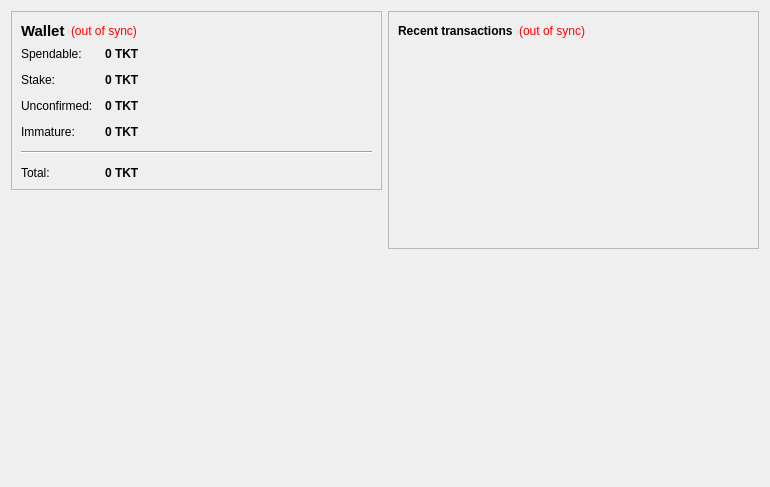
<?xml version="1.0" encoding="UTF-8"?>
<ui version="4.0">
 <class>OverviewPage</class>
 <widget class="QWidget" name="OverviewPage">
  <property name="geometry">
   <rect>
    <x>0</x>
    <y>0</y>
    <width>770</width>
    <height>487</height>
   </rect>
  </property>
  <property name="windowTitle">
   <string>Form</string>
  </property>
  <layout class="QHBoxLayout" name="horizontalLayout" stretch="1,1">
   <item>
    <layout class="QVBoxLayout" name="verticalLayout_2">
     <item>
      <widget class="QFrame" name="frame">
       <property name="frameShape">
        <enum>QFrame::StyledPanel</enum>
       </property>
       <property name="frameShadow">
        <enum>QFrame::Raised</enum>
       </property>
       <layout class="QVBoxLayout" name="verticalLayout_4">
        <item>
         <layout class="QHBoxLayout" name="horizontalLayout_4">
          <item>
           <widget class="QLabel" name="label_5">
            <property name="font">
             <font>
              <pointsize>11</pointsize>
              <weight>75</weight>
              <bold>true</bold>
             </font>
            </property>
            <property name="text">
             <string>Wallet</string>
            </property>
           </widget>
          </item>
          <item>
           <widget class="QLabel" name="labelWalletStatus">
            <property name="toolTip">
             <string>The displayed information may be out of date. Your wallet automatically synchronizes with the Ticketcoin network after a connection is established, but this process has not completed yet.</string>
            </property>
            <property name="styleSheet">
             <string notr="true">QLabel { color: red; }</string>
            </property>
            <property name="text">
             <string notr="true">(out of sync)</string>
            </property>
            <property name="alignment">
             <set>Qt::AlignLeading|Qt::AlignLeft|Qt::AlignVCenter</set>
            </property>
           </widget>
          </item>
          <item>
           <spacer name="horizontalSpacer_2">
            <property name="orientation">
             <enum>Qt::Horizontal</enum>
            </property>
            <property name="sizeHint" stdset="0">
             <size>
              <width>40</width>
              <height>20</height>
             </size>
            </property>
           </spacer>
          </item>
         </layout>
        </item>
        <item>
         <layout class="QFormLayout" name="formLayout_2">
          <property name="fieldGrowthPolicy">
           <enum>QFormLayout::AllNonFixedFieldsGrow</enum>
          </property>
          <property name="horizontalSpacing">
           <number>12</number>
          </property>
          <property name="verticalSpacing">
           <number>12</number>
          </property>
          <item row="0" column="0">
           <widget class="QLabel" name="label">
            <property name="text">
             <string>Spendable:</string>
            </property>
           </widget>
          </item>
          <item row="0" column="1">
           <widget class="QLabel" name="labelBalance">
            <property name="font">
             <font>
              <weight>75</weight>
              <bold>true</bold>
             </font>
            </property>
            <property name="cursor">
             <cursorShape>IBeamCursor</cursorShape>
            </property>
            <property name="toolTip">
             <string>Your current spendable balance</string>
            </property>
            <property name="text">
             <string notr="true">0 TKT</string>
            </property>
            <property name="textInteractionFlags">
             <set>Qt::LinksAccessibleByMouse|Qt::TextSelectableByKeyboard|Qt::TextSelectableByMouse</set>
            </property>
           </widget>
          </item>
          <item row="1" column="0">
           <widget class="QLabel" name="label_6">
            <property name="text">
             <string>Stake:</string>
            </property>
           </widget>
          </item>
          <item row="1" column="1">
           <widget class="QLabel" name="labelStake">
            <property name="font">
             <font>
              <weight>75</weight>
              <bold>true</bold>
             </font>
            </property>
            <property name="cursor">
             <cursorShape>IBeamCursor</cursorShape>
            </property>
            <property name="toolTip">
             <string>Total of coins that was staked, and do not yet count toward the current balance</string>
            </property>
            <property name="text">
             <string notr="true">0 TKT</string>
            </property>
            <property name="textInteractionFlags">
             <set>Qt::LinksAccessibleByMouse|Qt::TextSelectableByKeyboard|Qt::TextSelectableByMouse</set>
            </property>
           </widget>
          </item>
          <item row="2" column="0">
           <widget class="QLabel" name="label_3">
            <property name="text">
             <string>Unconfirmed:</string>
            </property>
           </widget>
          </item>
          <item row="2" column="1">
           <widget class="QLabel" name="labelUnconfirmed">
            <property name="font">
             <font>
              <weight>75</weight>
              <bold>true</bold>
             </font>
            </property>
            <property name="cursor">
             <cursorShape>IBeamCursor</cursorShape>
            </property>
            <property name="toolTip">
             <string>Total of transactions that have yet to be confirmed, and do not yet count toward the current balance</string>
            </property>
            <property name="text">
             <string notr="true">0 TKT</string>
            </property>
            <property name="textInteractionFlags">
             <set>Qt::LinksAccessibleByMouse|Qt::TextSelectableByKeyboard|Qt::TextSelectableByMouse</set>
            </property>
           </widget>
          </item>
          <item row="3" column="0">
           <widget class="QLabel" name="labelImmatureText">
            <property name="text">
             <string>Immature:</string>
            </property>
           </widget>
          </item>
          <item row="3" column="1">
           <widget class="QLabel" name="labelImmature">
            <property name="font">
             <font>
              <weight>75</weight>
              <bold>true</bold>
             </font>
            </property>
            <property name="toolTip">
             <string>Mined balance that has not yet matured</string>
            </property>
            <property name="text">
             <string notr="true">0 TKT</string>
            </property>
            <property name="textInteractionFlags">
             <set>Qt::LinksAccessibleByMouse|Qt::TextSelectableByKeyboard|Qt::TextSelectableByMouse</set>
            </property>
           </widget>
          </item>
          <item row="4" column="0" colspan="2">
           <widget class="Line" name="line">
            <property name="orientation">
             <enum>Qt::Horizontal</enum>
            </property>
           </widget>
          </item>
          <item row="5" column="0">
           <widget class="QLabel" name="labelTotalText">
            <property name="text">
             <string>Total:</string>
            </property>
           </widget>
          </item>
          <item row="5" column="1">
           <widget class="QLabel" name="labelTotal">
            <property name="font">
             <font>
              <weight>75</weight>
              <bold>true</bold>
             </font>
            </property>
            <property name="cursor">
             <cursorShape>IBeamCursor</cursorShape>
            </property>
            <property name="toolTip">
             <string>Your current total balance</string>
            </property>
            <property name="text">
             <string notr="true">0 TKT</string>
            </property>
            <property name="textInteractionFlags">
             <set>Qt::LinksAccessibleByMouse|Qt::TextSelectableByKeyboard|Qt::TextSelectableByMouse</set>
            </property>
           </widget>
          </item>
         </layout>
        </item>
       </layout>
      </widget>
     </item>
     <item>
      <spacer name="verticalSpacer">
       <property name="orientation">
        <enum>Qt::Vertical</enum>
       </property>
       <property name="sizeHint" stdset="0">
        <size>
         <width>20</width>
         <height>40</height>
        </size>
       </property>
      </spacer>
     </item>
     <item>
      <widget class="QLabel" name="label_2">
       <property name="autoFillBackground">
        <bool>true</bool>
       </property>
       <property name="text">
        <string/>
       </property>
       <property name="pixmap">
        <pixmap resource="../bitcoin.qrc">:/icons/techbg</pixmap>
       </property>
       <property name="scaledContents">
        <bool>false</bool>
       </property>
       <property name="margin">
        <number>0</number>
       </property>
      </widget>
     </item>
    </layout>
   </item>
   <item>
    <layout class="QVBoxLayout" name="verticalLayout_3">
     <item>
      <widget class="QFrame" name="frame_2">
       <property name="frameShape">
        <enum>QFrame::StyledPanel</enum>
       </property>
       <property name="frameShadow">
        <enum>QFrame::Raised</enum>
       </property>
       <layout class="QVBoxLayout" name="verticalLayout">
        <item>
         <layout class="QHBoxLayout" name="horizontalLayout_2">
          <item>
           <widget class="QLabel" name="label_4">
            <property name="text">
             <string>&lt;b&gt;Recent transactions&lt;/b&gt;</string>
            </property>
           </widget>
          </item>
          <item>
           <widget class="QLabel" name="labelTransactionsStatus">
            <property name="toolTip">
             <string>The displayed information may be out of date. Your wallet automatically synchronizes with the Ticketcoin network after a connection is established, but this process has not completed yet.</string>
            </property>
            <property name="styleSheet">
             <string notr="true">QLabel { color: red; }</string>
            </property>
            <property name="text">
             <string notr="true">(out of sync)</string>
            </property>
            <property name="alignment">
             <set>Qt::AlignRight|Qt::AlignTrailing|Qt::AlignVCenter</set>
            </property>
           </widget>
          </item>
          <item>
           <spacer name="horizontalSpacer">
            <property name="orientation">
             <enum>Qt::Horizontal</enum>
            </property>
            <property name="sizeHint" stdset="0">
             <size>
              <width>40</width>
              <height>20</height>
             </size>
            </property>
           </spacer>
          </item>
         </layout>
        </item>
        <item>
         <widget class="QListView" name="listTransactions">
          <property name="styleSheet">
           <string notr="true">QListView { background: transparent; }</string>
          </property>
          <property name="frameShape">
           <enum>QFrame::NoFrame</enum>
          </property>
          <property name="verticalScrollBarPolicy">
           <enum>Qt::ScrollBarAlwaysOff</enum>
          </property>
          <property name="horizontalScrollBarPolicy">
           <enum>Qt::ScrollBarAlwaysOff</enum>
          </property>
          <property name="selectionMode">
           <enum>QAbstractItemView::NoSelection</enum>
          </property>
         </widget>
        </item>
       </layout>
      </widget>
     </item>
     <item>
      <spacer name="verticalSpacer_2">
       <property name="orientation">
        <enum>Qt::Vertical</enum>
       </property>
       <property name="sizeHint" stdset="0">
        <size>
         <width>20</width>
         <height>40</height>
        </size>
       </property>
      </spacer>
     </item>
    </layout>
   </item>
  </layout>
 </widget>
 <resources/>
 <connections/>
</ui>
